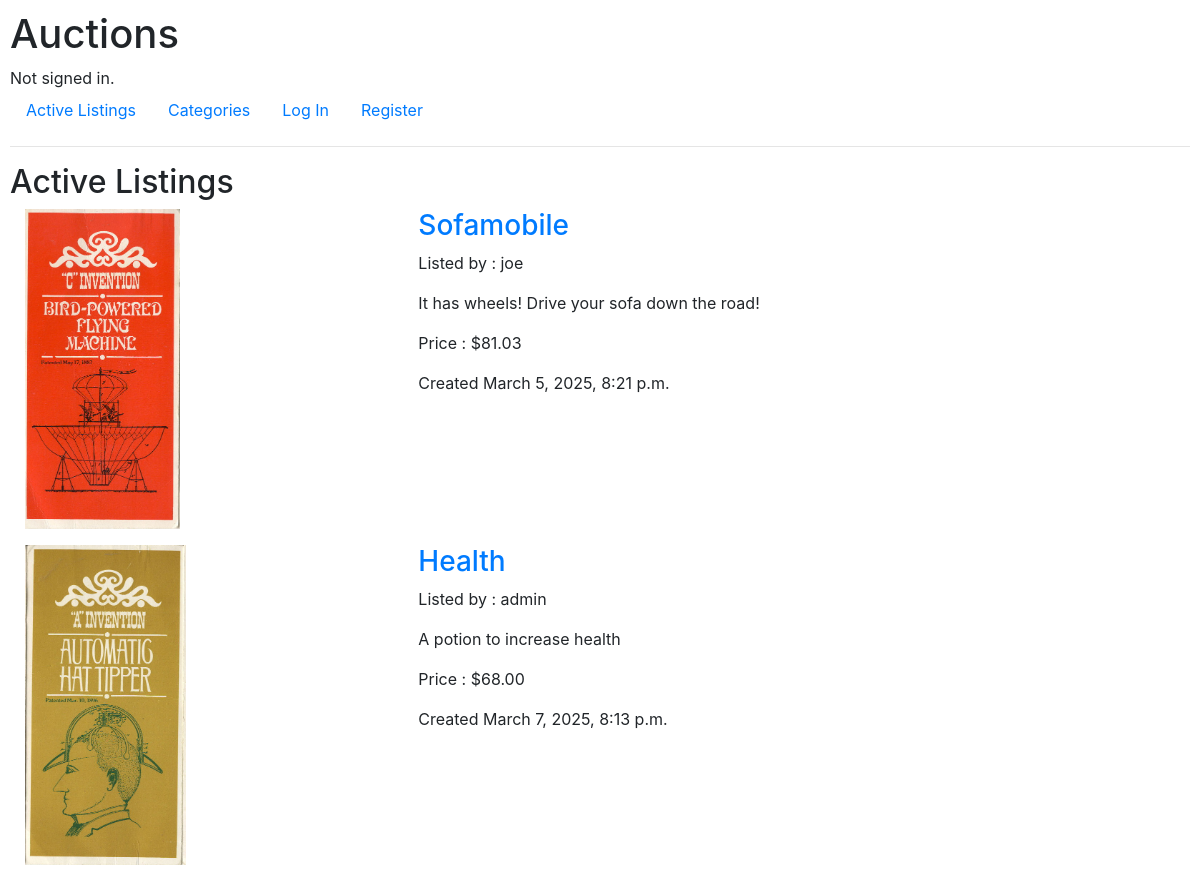
The page / on the database its author committed.
### auctions/models.py (models this page shows, shortened)
class Listings(models.Model):
    vendor = models.ForeignKey(User, on_delete=models.CASCADE, related_name="user_listings")
    categories = models.ManyToManyField(Categories)
    title = models.CharField(max_length=64)
    description = models.CharField(max_length=256, blank=True, default="")
    reserve_price = models.DecimalField(decimal_places=2, max_digits=8, default=0)
    date_listed = models.DateTimeField(auto_now_add=True)
    img_file = models.CharField(max_length=64, blank=True, default="")
    active = models.BooleanField()

class User(AbstractUser):
    number_on_watchlist = models.CharField(blank=True, max_length=8)

### auctions/views.py (the view)
# urls.py: path("", views.index, name="index"),
def index(request):
    listings = Listings.objects.all()
    for i in range(len(listings)):
        price = util.get_high_bid(listings[i].id)
        listings[i].reserve_price = price
    return render(request, "auctions/index.html", {
        "listings": listings
    })

### auctions/util.py (called while the page is built)
def get_high_bid(item_id):
  listingObj = Listings.objects.get(id=int(item_id))
  num_bids = Bids.objects.filter(item=int(item_id)).count()
  if num_bids > 0:
      bid = Bids.objects.filter(item=int(item_id)).aggregate(Max("amount", default=0))
      price = f"{bid['amount__max']:.2f}"
  else:
      price = listingObj.reserve_price
  return price

### auctions/templates/auctions/index.html
{% extends "auctions/layout.html" %}
{% load static %}
{% block body %}
    <h2>Active Listings</h2>
    <div class="container-fluid">
    {% for listing in listings %}
        <div class="row">
            <div class="col-md-4">
                {% static "" as baseUrl %}
                <p><img src="{{ baseUrl }}auctions/images/{{listing.img_file}}" style="max-height: 20rem;"></p>
            </div>
            <div class="col-md-8">
                <h3><a href="listings/{{ listing.id }}">{{ listing.title }}</a></h3>
                <p>Listed by : {{ listing.vendor }}</p>
                <p>{{ listing.description }}</p>
                <p>Price : ${{ listing.reserve_price }}</p>
                <p>Created {{ listing.date_listed }}</p>
            </div>
        </div>
    {% endfor %}
    </div>
{% endblock %}

### auctions/static/auctions/styles.css (style rules this page uses)
body { padding: 10px; }

### rows shown on the page
Listings: img_file (picture), title "Sofamobile", vendor "joe", description "It has wheels! Drive your sofa down the road!", reserve_price "81.03", date_listed "March 5, 2025, 8:21 p.m."
Listings: img_file (picture), title "Health", vendor "admin", description "A potion to increase health", reserve_price "68.00", date_listed "March 7, 2025, 8:13 p.m."
